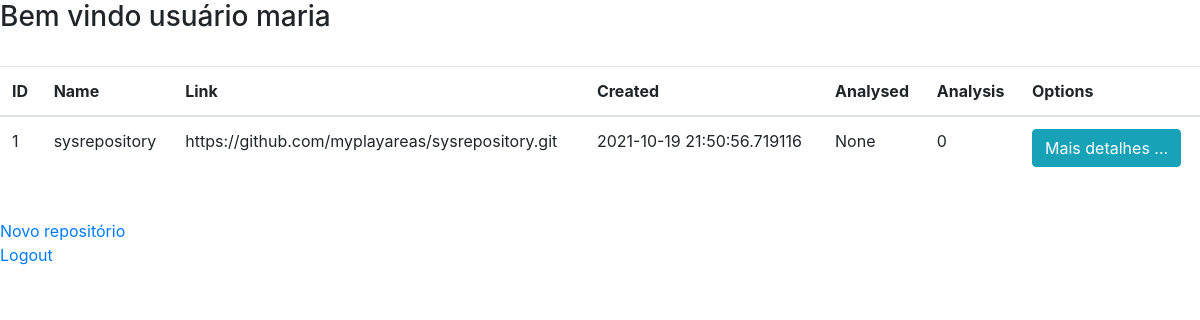
Screenshot of /home (signed in) with the database file from the repository.
### sysrepository/dao.py (models this page shows)
class Usuario(db.Model, UserMixin):
    id = db.Column(db.Integer(), primary_key=True)
    name = db.Column(db.String(length=50), nullable=False, unique=True)
    username = db.Column(db.String(length=30), nullable=False, unique=True)
    email = db.Column(db.String(length=50), nullable=False, unique=True)
    password = db.Column(db.String(length=60), nullable=False)
    repositories = db.relationship('Repositorio', backref='owned_usuario', lazy=True)

class Repositorio(db.Model):
    id = db.Column(db.Integer(), primary_key=True)
    name = db.Column(db.String(length=30), nullable=False, unique=False)
    link = db.Column(db.String(length=1024), nullable=False, unique=False)
    creation_date = db.Column(db.DateTime, nullable=False, default=datetime.now)
    analysis_date = db.Column(db.DateTime, nullable=True, default=None)
    analysed = db.Column(db.Integer(), nullable=True, default=0)
    owner = db.Column(db.Integer(), db.ForeignKey('usuario.id'))

### sysrepository/main.py (the view)
@app.route('/home')
@login_required
def home_page():
    try:
        repositorios_do_usuario = repositorioRepositorios.consulta_repositorios_por_id_usuario(current_user.get_id())
        return render_template('home.html', repositorios=repositorios_do_usuario)
    except Exception as e:
        print(f'Erro: {e}')
        return redirect(url_for("login_page"))

### sysrepository/dao.py (called while the page is built)
@login_manager.user_loader
def load_user(user_id):
    return Usuario.query.get(int(user_id))

    def consulta_repositorios_por_id_usuario(self, id_usuario):
        lista_reposigorios_usuario = Repositorio.query.filter_by(owner=id_usuario).all()
        return lista_reposigorios_usuario

### sysrepository/templates/home.html (shortened to what this page needs)
<!doctype html>
<html lang="en">
  <head>
    <link rel="stylesheet" href="https://cdn.jsdelivr.net/npm/bootstrap@4.5.3/dist/css/bootstrap.min.css">
  </head>
  <body>
    <h3>Bem vindo usuário {{ current_user.username }}</h3>
    <br>
    <table class="table table-hover table">
      <thead>
          <tr>
              <th scope="col">ID</th>
              <th scope="col">Name</th>
              <th scope="col">Link</th>
              <th scope="col">Created</th>
              <th scope="col">Analysed</th>
              <th scope="col">Analysis</th>
              <th scope="col">Options</th>
          </tr>
      </thead>
      <tbody>
          {% for repositorio in repositorios %}
              <tr>
                  <td>{{ repositorio.id }}</td>
                  <td>{{ repositorio.name }}</td>
                  <td>{{ repositorio.link }}</td>
                  <td>{{ repositorio.creation_date }}</td>
                  <td>{{ repositorio.analysis_date }}</td>
                  <td>{{ repositorio.analysed }}</td>
                  <td>
                      <button class="btn btn-outline btn-info">Mais detalhes ...</button>
                  </td>
              </tr>
          {% endfor %}
      </tbody>
    </table>
    <br>
    <a href="{{ url_for('repository_page') }}">Novo repositório</a>
    <br>
    <a href="{{ url_for('logout') }}">Logout</a>
  </body>
</html>

### rows the page displays
Usuario: username "maria"
Repositorio: id "1", name "sysrepository", link "https://github.com/myplayareas/sysrepository.git", creation_date "2021-10-19 21:50:56.719116", analysis_date "None", analysed "0"
